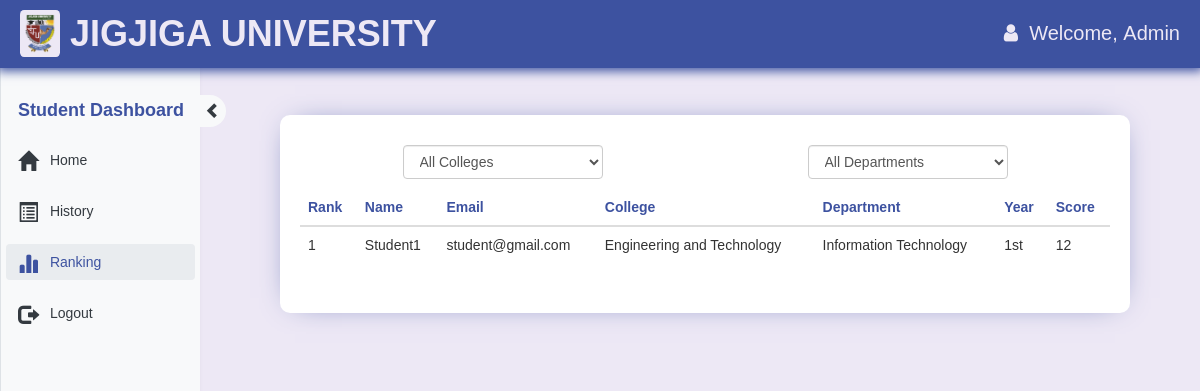
The page /student.php?q=3 (signed in) on the database its author committed.
### tables this page shows
CREATE TABLE `rank` (
  `email` varchar(50) NOT NULL,
  `score` int(11) NOT NULL,
  `time` timestamp NOT NULL DEFAULT current_timestamp() ON UPDATE current_timestamp()
);

CREATE TABLE `user` (
  `id` INT PRIMARY KEY AUTO_INCREMENT,
  `email` varchar(50) NOT NULL,
  `password` varchar(18) NOT NULL,
  `name` varchar(50) NOT NULL,
  `fatherName` varchar(50) DEFAULT NULL,
  `gender` ENUM('M', 'F') NOT NULL,
  `phone` varchar(20) DEFAULT NULL,
  `role` ENUM('student', 'teacher', 'header', 'admin') DEFAULT 'student',
  `date` timestamp NOT NULL DEFAULT current_timestamp() ON UPDATE current_timestamp(),
  `year` ENUM('1st', '2nd', '3rd', '4th') DEFAULT null, 
  `college_id` INT DEFAULT NULL,
  `department_id` INT DEFAULT NULL,
  `section_id` INT DEFAULT NULL,
  
  FOREIGN KEY (`college_id`) REFERENCES `colleges`(`id`) ON DELETE SET NULL,
  FOREIGN KEY (`department_id`) REFERENCES `departments`(`id`) ON DELETE SET NULL,
  FOREIGN KEY (`section_id`) REFERENCES `sections`(`id`) ON DELETE SET NULL
);

CREATE TABLE colleges (
  id INT AUTO_INCREMENT PRIMARY KEY,
  name VARCHAR(100) NOT NULL UNIQUE
);

CREATE TABLE departments (
  id INT AUTO_INCREMENT PRIMARY KEY,
  name VARCHAR(100) NOT NULL,
  college_id INT,
  FOREIGN KEY (college_id) REFERENCES colleges(id)
);

### student.php (the view, shortened to what this page needs)
<!DOCTYPE html
    PUBLIC "-//W3C//DTD XHTML 1.0 Transitional//EN" "http://www.w3.org/TR/xhtml1/DTD/xhtml1-transitional.dtd">
<html xmlns="http://www.w3.org/1999/xhtml">
<head>
    <link rel="stylesheet" href="css/bootstrap.min.css?v=<?php echo time(); ?>">
    <link rel="stylesheet" href="css/bootstrap-theme.min.css?v=<?php echo time(); ?>">
    <link rel="stylesheet" href="css/style.css?v=<?php echo time(); ?>">
    <link rel="stylesheet" href="https://cdnjs.cloudflare.com/ajax/libs/font-awesome/4.7.0/css/font-awesome.min.css" />
</head>
<body>
    <?php
    include_once 'dbConnection.php';
    $name  = $_SESSION['name'];
    ?>
    <nav class="navbar navbar-fixed-top">
        <div class="main-header">
            <img src="img/Jijiga_University.png" alt="Jijiga University logo" />
            <h1>JIGJIGA UNIVERSITY</h1>
        </div>
        <div class="flex-row welcome-text">
            <span class="fa fa-user" aria-hidden="true"></span>&nbsp;&nbsp;Welcome,&nbsp;
            <span class="log log1"><?php echo htmlspecialchars($name) ?></span>
        </div>
    </nav>
    <div>
        <div id="sidenav" class="right-sidebar side-nav-small" style="overflow: visible;">
            <div class="title1">
                <div class="">
                    <div class="side-nav-header">
                        <b class="sidenav-txt side-nav-text">Student Dashboard</b>
                        <span id="sidenav-btn" class="glyphicon glyphicon-chevron-right side-nav-button" style="font-size: 16px;" aria-hidden="true"></span>
                    </div>
                    <div class="" style="padding: 0;" id="">
                        <ul class="side-nav-links">
                            <li <?php if (@$_GET['q'] == 1) { echo 'class="active"'; } ?>>
                                <a href="student.php?q=1">
                                        <span class="glyphicon glyphicon-home bigger-icons" aria-hidden="true"></span>
                                    <div class="sidenav-txt side-nav-text">&nbsp;Home</div>
                                </a>
                            </li>
                            <li <?php if (@$_GET['q'] == 2) { echo 'class="active"'; } ?>>
                                <a href="student.php?q=2">
                                        <span class="glyphicon glyphicon-list-alt bigger-icons" aria-hidden="true"></span>
                                    <div class="sidenav-txt side-nav-text">&nbsp;History</div>
                                </a>
                            </li>
                            <li <?php if (@$_GET['q'] == 3) { echo 'class="active"'; } ?>>
                                <a href="student.php?q=3">
                                        <span class="glyphicon glyphicon-stats bigger-icons" aria-hidden="true"></span>
                                    <div class="sidenav-txt side-nav-text">&nbsp;Ranking</div>
                                </a>
                            </li>
                            <li>
                                <a href="logout.php?q=student.php">
                                        <span class="glyphicon glyphicon-log-out bigger-icons" aria-hidden="true"></span>
                                    <div class="sidenav-txt side-nav-text">&nbsp;Logout</div>
                                </a>
                            </li>
                        </ul>
                    </div>
                </div>
            </div>
        </div>
        <div id="main" class="main-container" style="margin-top: 70px;">
            <div class="row">
                <div class="col-md-12">
            <?php if (@$_GET['q'] == 3): ?>
            <?php
            $result = mysqli_query($con, "
                SELECT
                    u.id,
                    u.name,
                    u.email,
                    u.gender,
                    u.phone,
                    u.year,
                    c.name AS college,
                    d.name AS department,
                    r.score
                FROM rank r
                JOIN user u ON r.email = u.email
                LEFT JOIN colleges c ON u.college_id = c.id
                LEFT JOIN departments d ON u.department_id = d.id
                WHERE u.role = 'student'
                ORDER BY r.score DESC, r.time ASC
            ") or die('Error fetching ranking');
            echo '<div class="section-panel">';
            ?>
<div class="search-table" style="display: flex; justify-content: space-around; margin-bottom: 1rem;">
    <select id="collegeFilter" class="form-control" style="width: 200px;">
        <option value="">All Colleges</option>
    </select>
    <select id="departmentFilter" class="form-control" style="width: 200px;">
        <option value="">All Departments</option>
    </select>
</div>
        <?php
            echo '<table class="rank-table table title1">';
            echo '<thead><tr style="color: #3d52a0;">
                    <th>Rank</th>
                    <th>Name</th>
                    <th>Email</th>
                    <th>College</th>
                    <th>Department</th>
                    <th>Year</th>
                    <th>Score</th>
                </tr></thead><tbody>';
            $rank = 1;
            while ($row = mysqli_fetch_array($result)) {
                echo '<tr>';
                echo '<td>' . $rank++ . '</td>';
                echo '<td>' . htmlspecialchars($row['name']) . '</td>';
                echo '<td>' . htmlspecialchars($row['email']) . '</td>';
                echo '<td>' . htmlspecialchars($row['college'] ?? '-') . '</td>';
                echo '<td>' . htmlspecialchars($row['department'] ?? '-') . '</td>';
                echo '<td>' . htmlspecialchars($row['year'] ?? '-') . '</td>';
                echo '<td>' . $row['score'] . '</td>';
                echo '</tr>';
            }
            echo '</tbody></table></div>';
            ?>
            <?php endif; ?>
                </div>
            </div>
        </div>
    </div>
</body>
</html>

### css/style.css (style rules this page uses)
* { margin: 0; padding: 0; box-sizing: border-box; }
a { text-decoration: none; }
body { background: #ede8f5 !important; font-family: 'Trebuchet MS', 'Lucida Sans Unicode', 'Lucida Grande', 'Lucida Sans', Arial, sans-serif !important; }
.navbar { display: flex; justify-content: space-between; align-items: center; width: 100%; padding: 10px 20px; background-color: #3d52a0 !important; color: #ede8f5; font-size: 20px; box-shadow: 0 0 10px 3px #3d52a0; }
.flex-row { display: flex; align-items: center; }
.main-header { display: flex; align-items: center; gap: 1rem; width: 100%; }
.main-header img { width: 40px; padding: 4px; border-radius: 10%; background-color: #ede8f5; }
.main-header h1 { font-weight: bolder; margin: 0; white-space: nowrap; }
.main-container { margin-top: 70px; margin-left: 70px; padding: 20px; }
.move-right { margin-left: 210px; }
.side-nav-header { position: relative; font-size: 18px; margin-bottom: 1rem; white-space: nowrap; color: #3d52a0; padding: 8px 12px; }
.side-nav-button { position: absolute; top: 50%; right: -31px; transform: translateY(-50%); padding: 8px 5px; background-color: #f8f9fa; color: #343a40; cursor: pointer; border-top-right-radius: 20px; border-bottom-right-radius: 20px; }
.bigger-icons { font-size: 20px; }
.right-sidebar { position: fixed; top: 0; left: 0; width: 200px; height: 100vh; background-color: #f8f9fa; border-left: 1px solid #dee2e6; padding: 90px 5px 0 5px; box-shadow: -2px 0 5px rgba(0, 0, 0, 0.1); z-index: 10; overflow-y: auto; }
.side-nav-big { width: 200px; }
.side-nav-links { list-style: none; padding: 0; margin: 0; }
.side-nav-links li { margin-bottom: 15px; }
.side-nav-links li a { display: flex; align-items: center; color: #343a40; text-decoration: none; font-weight: 500; padding: 8px 12px; border-radius: 4px; transition: background-color 0.3s ease; }
.side-nav-links li a:hover, .side-nav-links li.active a { background-color: #e9ecef; color: #3d52a0; }
.side-nav-links li a .glyphicon { margin-right: 8px; }
.section-panel { margin: 50px; margin-top: 25px; padding: 30px 20px; background-color: white; border-radius: 1rem; box-shadow: 0 0 30px -15px #3d52a0; min-width: 200px; }
.search-table { display: flex; justify-content: space-around; align-items: center; margin-bottom: 10px; }

### rows shown on the page
rank: user.name "Student1", user.email "student@gmail.com", colleges.name "Engineering and Technology", departments.name "Information Technology", user.year "1st", score "12"

### other values the page prints
$name "Admin"
